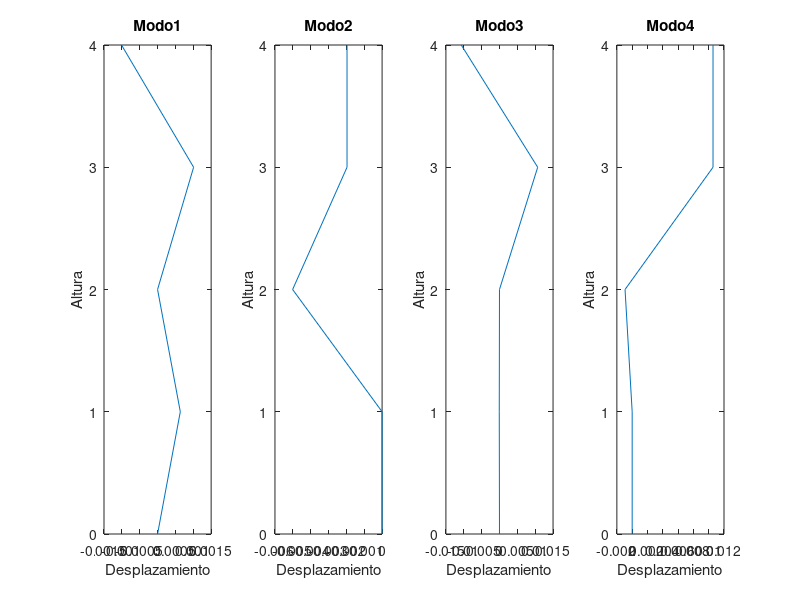
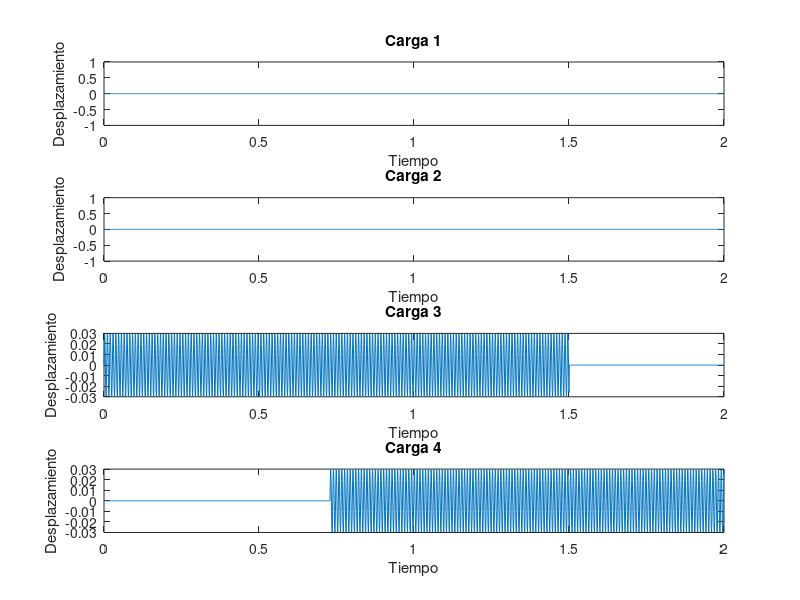
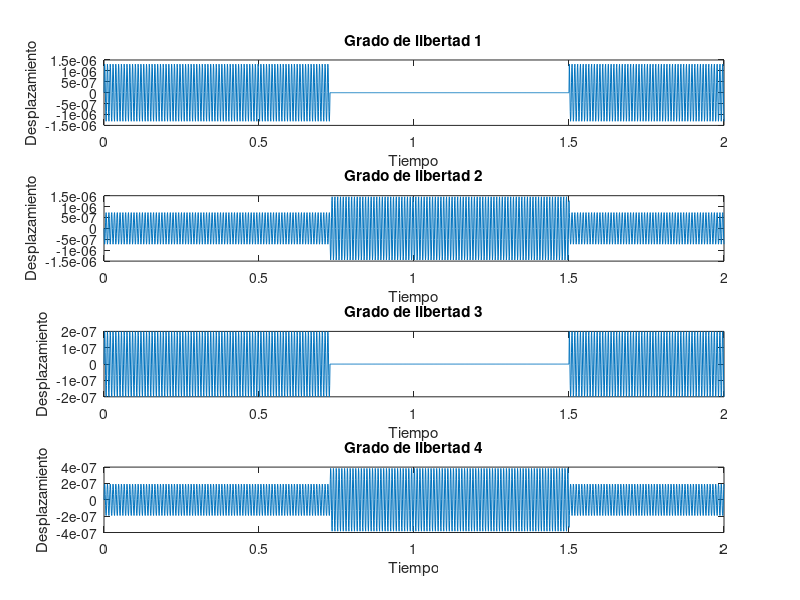

Reproduce these figures in MATLAB, in order.
function multiplesGrados
  clc
  clear all
  close all

  %----------------------------SISTEMA----------------------------------------------

  #Lo primero que hacemos es tomar los datos que nos proporciona el ejercicio
  ms=38500;
  J=2.446e6;
  m1=4330;
  m2=m1;
  a1=4.2;
  a2=a1;
  ks1=2.535e6;
  ks2=ks1;
  cs1=1.97e5;
  cs2=cs1;
  kt1=4.28e6;
  kt2=kt1;
  ct1=9.8e4;
  ct2=ct1;
  Ramort=[0.1,0.1,0.02,0.02]; #Asignar los valores de zitta (relacion de amortiguamiento) si los tuviera
  #En este caso se trata de un oscilador que consta de varias masas
  #Lo modelamos con un carrito con 3 resortes de distinta rigidez k y la misma masas
  #Primero debemos hallar la ecuacion de movimiento en papel mediante algun metodo


  #Armamos las matrices M y K
  M=[J 0 0 0;
     0 ms 0 0;
     0 0 m1 0;
     0 0 0 m2];

  K=[((a1^2)*ks1+(a2^2)*ks2) a1*ks1-a2*ks2 -a1*ks1 a2*ks2;
    a1*ks1-a2*ks2 ks1+ks2 -ks1 -ks2;
   -a1*ks1 -ks1 ks1+kt1 0;
  a2*ks2 -ks2 0 ks2+kt2];
  #Asignamos una variable que sera el orden de la matriz cuadrada
  numGL=size(M)(1);

  #Una vez teniendo las matrices M y K debemos resolver el problema de vectores propios
  [Xnorm,lambda]=eig(K,M); #Esto me entrega el autovector normalizado con respecto a la matriz de masa modal y los autovalores

  #Hallamos los autovalores, que son la raiz cuadrada de los valores propios. Armamos un vector columna tambien
  frecW=diag(lambda.^0.5);
  #Printeamos los autovectores y frecuencias
  disp("Los autovalores son: ");
  disp(diag(lambda));
  disp("Los modos o frecuencias naturales de cada nodo son: ");
  disp(frecW);
  disp("Los autovectores normalizados segun la matriz de masa son: ");
  disp("\n")
  for i=1:numGL
    disp(Xnorm(:,i));
    disp("\n")
  endfor
  #Ahora normalizamos nuevamente los autovectores, pero esta vez respecto a su primer elemento
  for i = 1:length(Xnorm(:,1))
    XnormPrima(:,i) = Xnorm(:,i)/Xnorm(1,i);
  endfor
  #Printeamos los autovectores normalizados segun el primer elemento
  disp("Los autovectores normalizados segun su primer elemento son: ");
  disp("\n")
  for i=1:numGL
    disp(XnormPrima(:,i));
    disp("\n")
  endfor
  #Creamos un vector de valores y que represente la altura de la torre y el paso por las masas
  ejeY=0:numGL;
  hold on
  figure(1);
  for i=1:numGL
    subplot(1,numGL,i);
    plot([0,Xnorm(:,i)'],ejeY);
    title(['Modo',num2str(i)]);
    xlabel('Desplazamiento');
    ylabel('Altura');
  endfor

  #Ahora debemos Calcular la matriz de masa modal,la matriz de ridigez modal y la matriz de amortiguamiento modal
  #MATRIZ MASA MODAL
  Mm=Xnorm'*M*Xnorm; #Siempre y cuando usemos como matriz de vectores respuesta, la matriz de vectores normalizados respecto a la masa modal
                     #(la que entrega la funcion eig) esto nos va a dar la matriz identidad

  #MATRIZ RIGIDEZ MODAL
  Km=Xnorm'*K*Xnorm; #Lo mismo que arriba, pero va a dar una matriz diagonal de frecuencias modales al cuadrado

  #MATRIZ MODAL DE AMORTIGUAMIENTO
  for i=1:numGL
    auxCm(i)=2*Ramort(i)*frecW(i);
  endfor
  Cm=diag(auxCm);
  frecWd=frecW.*(1-Ramort'.^2).^0.5; #La frecuencia de amortiguamiento

  %-----------------------------------CARGAS--------------------------------------
    #Segun el tipo de carga que nos encontremos en el vector de cargas el metodo que utilizaremos para resolver
    tipoDeCarga=2;
    #Si el vector de cargas es nulo, el movimiento del sistema en todos sus GL sera libre. Colocar 1
    #Si el vector de carga tiene una o mas cargas armonicas, o combinacion entre 0 y cargas armonicas Coloca 2
    #Si el vector de carga tiene una o mas cargas periodicas, o combinacion entre cargas armonicas, periodicas y 0 Coloca 3
    #Si el vector de carga tiene cargas genericas o mezcla entre genericas, armonicas, periodicas y 0. Coloca 4

    #PARAMETROS GENERALES A COMPLETAR (SE DEBE MODIFICARRR)

    tf=2; #Tiempo final (introducir el valor al que se quiere obtener)
    dt=0.001; #Paso del tiempo
    #Entonces vamos a tener un paso del tiempo comun a todos los demas de:
    tiempo=0:dt:tf; #Esta variable no se modifica

    #Solamente se utiliza en sistema libre, cuando no sea ese el caso simplemente colocar 0 en ese GL
    x0=[0;0;0;0];
    x0prima=[0;0;0;0];

    #Vector de frecuencias forzadas y relacion beta. Colocar la fuerza en el modo que corresponda, en otro caso dejar en 0)
    longOnda=0.1; #Longitud de onda en metros
    velMovil=40*1000/3600; #Velocidad movil en metros por segundo

    frecWf=[0,0,2*pi*velMovil/longOnda,2*pi*velMovil/longOnda];
    beta=frecWf./frecW;
    contador=1;
    for t=tiempo
      F(:,contador)=[0,0,(t<= 1.501)*0.03*sin(frecWf(3)*t),(t>= 0.729 && 2.2292>t)*0.03*sin(frecWf(4)*t)]; #Esta solo sirve para printear la carga
      phi3=atan((2*Ramort(3)*beta(3))/(1-beta(3)^2));
      phi4=atan((2*Ramort(4)*beta(4))/(1-beta(4)^2));
      Fauxresp(:,contador)=[0,0,(t<= 1.501)*0.03*sin(frecWf(3)*t-phi3),(t>= 0.729 && 2.2292>t)*0.03*sin(frecWf(4)*t-phi4)]; #Esta es la que pasamos porque tiene el desfase
      contador++;
    endfor

    #LIBRE (SOLO CUANDO NO HAY CARGA EN NINGUN GL)
    if tipoDeCarga==1
      #Pasamos a coordenadas modales
      y0=Xnorm'*M*x0;
      y0prima=Xnorm'*M*x0prima;

      for i=1:numGL
        contador=1;
        for t=tiempo
          y(i,contador)=(y0(i)*cos(frecWd(i)*t)+((y0prima(i)+Ramort(i)*frecW(i)*y0(i))/frecWd(i))*sin(frecWd(i)*t))*exp(-Ramort(i)*frecW(i)*t);
          contador++;
        endfor
      endfor
    endif

    #CARGA ARMONICA
    if tipoDeCarga==2

      #Pasamos la carga a coordenadas modales
      Fmodal=Xnorm'*Fauxresp;
      for i=1:numGL
        contador=1;
        for t=tiempo
          #Calculamos los parametros para posteriormente calcular y
          D=1/(sqrt((1-beta(i)^2)^2+(2*Ramort(i)*beta(i))^2));
          #Calculamos la respuesta en coordenadas modales y con la formula correspondiente a respuesta a cargas armonicas
          y(i,contador)=(Fmodal(i,contador)/Km(i,i))*D; #Esta formula se hace teniendo en cuenta que la division de una matriz por otra en realidad es el producto de una por la inversa de la otra
          contador++;
        endfor
        #Adicionalmente creamos el vector de fases de cada modo
        phi(i)=atan((2*Ramort(i)*beta(i))/(1-beta(i)^2));
      endfor

    endif

    #CARGA PERIODICA

    #CARGA GENERICA

  #Ahora pasamos la respuesta y a coordenadas geometricas nuevamente
  respuestaX=Xnorm*y;
  #Printeamos las cargas a las que se ve sometido el sistema
  figure(2);
  for i=1:numGL
    subplot(numGL,1,i)
    plot(tiempo,F(i,:));
    title(['Carga ',num2str(i)])
    xlabel("Tiempo")
    ylabel("Desplazamiento")
  endfor
  #Printeamos la respuesta del sistema (los 3 G.L), utilizando como eje de abscisas el tiempo y como ordenadas la respuesta en coord geometricas
  figure(3);
  for i=1:numGL
    subplot(numGL,1,i)
    plot(tiempo,y(i,:));
    title(['Grado de libertad ',num2str(i)])
    xlabel("Tiempo")
    ylabel("Desplazamiento")
  endfor
  hold off
  #Entregamos el valor del ultimo punto (en tf)
  disp(['El valor de desplazamiento de todos los grados de libertad en el tiempo t= ',num2str(tf),' es: '])
  disp(respuestaX(:,end));
  if tipoDeCarga==2
    disp("La fase de cada modo en radianes es: ");
    disp(phi');
    disp("La fase de cada modo en grados es: ");
    disp(rad2deg(phi'));
  endif

  endfunction
